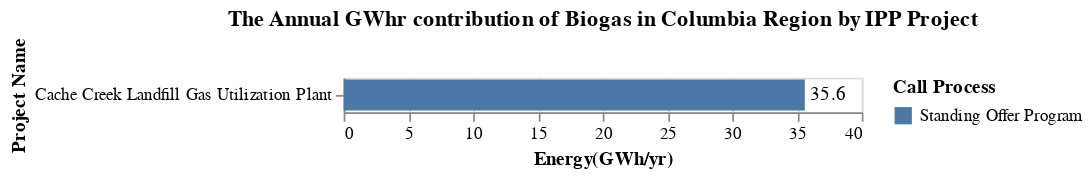

The notebook cell this image was saved under:
### Markdown cell above
The bar chart energy_CR_Loc_chart, shows the energy contribution of the project and the call process by which it was acquired. 

The bar chart capacity_CR_Loc_chart, shows the capacity contribution of each of these projects and the call process by which it was acquired.

### Code cell
title = alt.TitleParams('The Annual GWhr contribution of Biogas in Columbia Region by IPP Project')

capacity_IPP = alt.Chart(data_CR, title = title).mark_bar().encode(
                    alt.Y('Project_name', title='Project Name',sort='x'),
                    alt.X('sum(Energy(GWh/yr))', title='Energy(GWh/yr)'),
                    alt.Color('Call_process', title = 'Call Process')).properties( width=300)
energy_CR_Loc_chart = capacity_IPP + capacity_IPP.mark_text(
    color = 'black', align='left', dx = 3).encode(text='sum(Energy(GWh/yr))',color=alt.value('black'))
energy_CR_Loc_chart

### Figure 1 — Vega-Lite specification as saved in the notebook (floating-point values rounded to 4 significant figures)
{"config": {"view": {"continuousWidth": 300, "continuousHeight": 300}}, "layer": [{"mark": {"type": "bar"}, "encoding": {"color": {"field": "Call_process", "title": "Call Process", "type": "nominal"}, "x": {"aggregate": "sum", "field": "Energy(GWh/yr)", "title": "Energy(GWh/yr)", "type": "quantitative"}, "y": {"field": "Project_name", "sort": "x", "title": "Project Name", "type": "nominal"}}, "title": {"text": "The Annual GWhr contribution of Biogas in Columbia Region by IPP Project"}}, {"mark": {"type": "text", "align": "left", "color": "black", "dx": 3}, "encoding": {"color": {"value": "black"}, "text": {"aggregate": "sum", "field": "Energy(GWh/yr)", "type": "quantitative"}, "x": {"aggregate": "sum", "field": "Energy(GWh/yr)", "title": "Energy(GWh/yr)", "type": "quantitative"}, "y": {"field": "Project_name", "sort": "x", "title": "Project Name", "type": "nominal"}}, "title": {"text": "The Annual GWhr contribution of Biogas in Columbia Region by IPP Project"}}], "data": {"name": "data-d1ede66f5ba7294c5e38600d784959ac"}, "width": 300, "$schema": "https://vega.github.io/schema/vega-lite/v5.20.1.json", "datasets": {"data-d1ede66f5ba7294c5e38600d784959ac": [{"Sub_region": "Kelly Lake Nicola", "Project_name": "Cache Creek Landfill Gas Utilization Plant", "IPP_seller": "Wastech Services Ltd.", "Location": "Cache Creek", "Type": "Biogas", "Year": "2010", "Call_process": "Standing Offer Program", "Capacity(MW)": 4.8, "Energy(GWh/yr)": 35.6, "Region": "Columbia Region"}]}}
